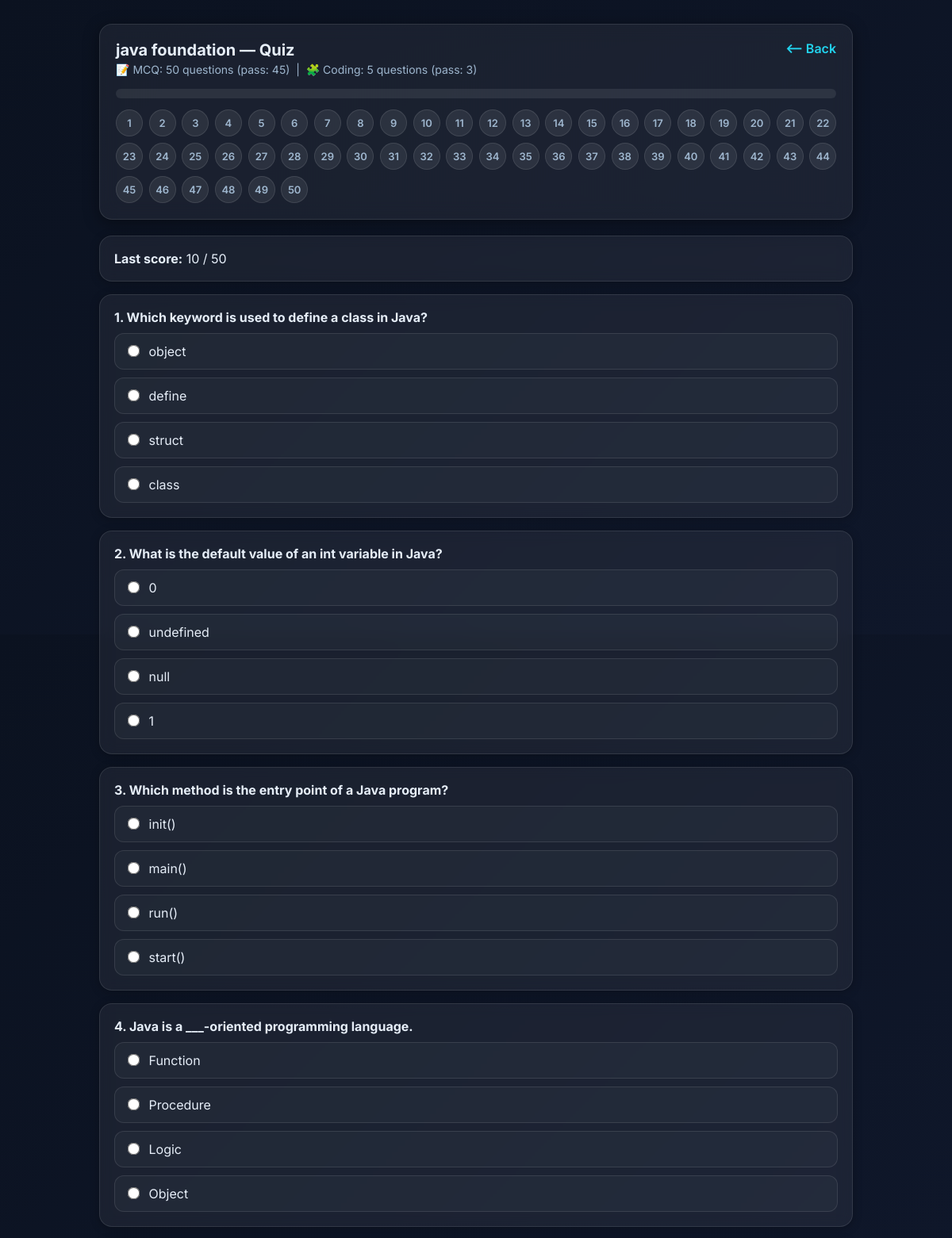
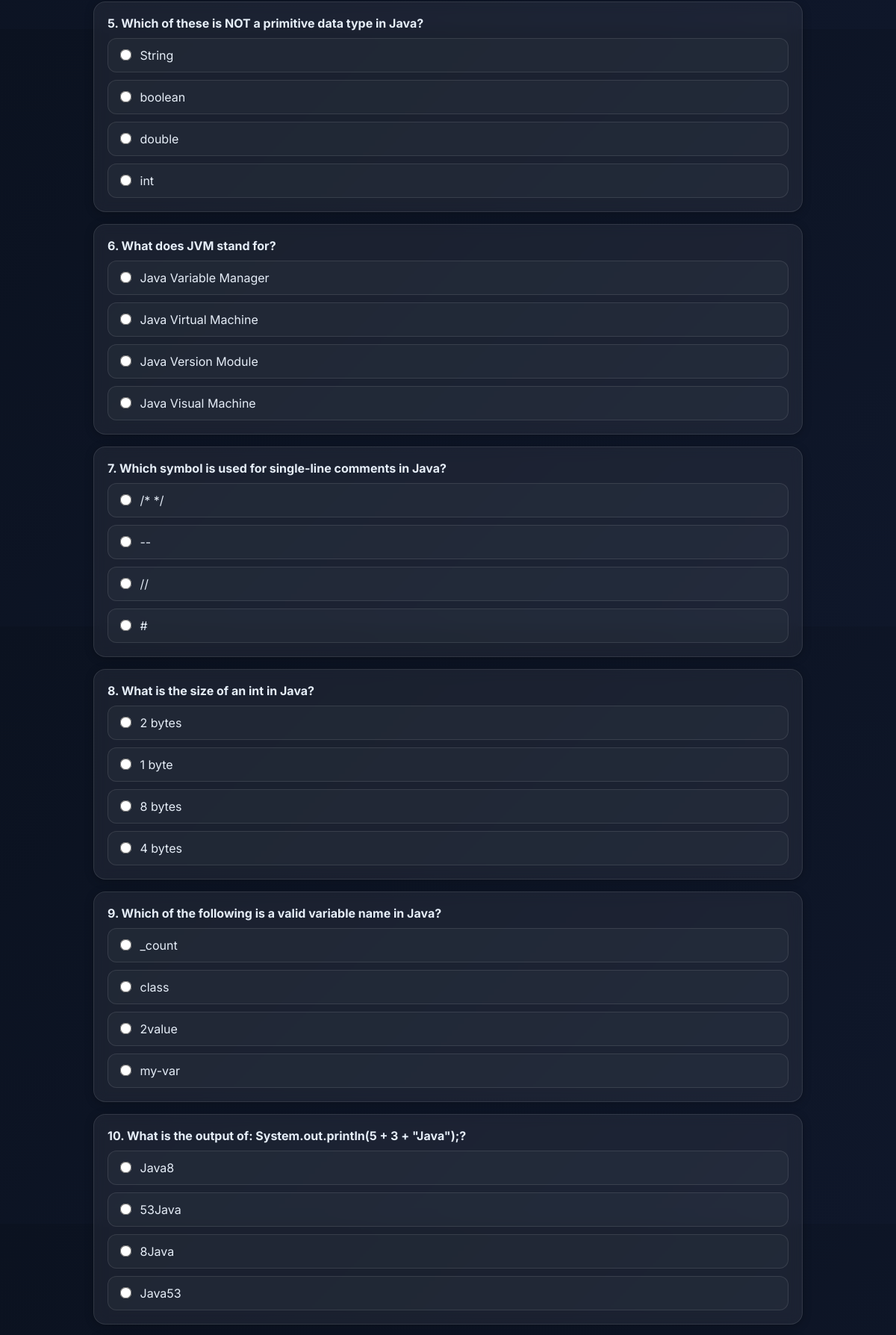
Page /quiz/1 (signed in, upper part) on the committed database (2 pictures, top to bottom).
### tables this page shows
CREATE TABLE courses(
        id integer primary key autoincrement,
        title text,
        description text,
        video_url text,
        category text,
        order_index integer default 0
    , pdf_file TEXT DEFAULT '');

CREATE TABLE questions(id integer primary key autoincrement,course_id integer,question text,option1 text,option2 text,option3 text,option4 text,answer integer, question_type TEXT DEFAULT 'mcq');

CREATE TABLE marks(id integer primary key autoincrement,user_id integer,course_id integer,score integer,created_at text, mcq_score INTEGER DEFAULT 0, coding_score INTEGER DEFAULT 0);

### app.py (the view)
@app.route("/quiz/<int:course_id>")
def quiz(course_id):
    u = current_user()
    if not u:
        return redirect(url_for("index"))
    conn = db()
    e = conn.execute("select * from enrollments where user_id=? and course_id=?", (u["id"],course_id)).fetchone()
    if not e:
        conn.close()
        return redirect(url_for("student_index"))
    qs = conn.execute("select * from questions where course_id=? order by id", (course_id,)).fetchall()
    course = conn.execute("select * from courses where id=?", (course_id,)).fetchone()
    last_mark = conn.execute("select * from marks where user_id=? and course_id=? order by id desc limit 1",(u["id"],course_id)).fetchone()
    coding_count = conn.execute("SELECT COUNT(*) FROM coding_problems WHERE course_id=?", (course_id,)).fetchone()[0]
    has_coding = coding_count > 0
    mcq_count = len(qs)
    conn.close()
    return render_template("quiz.html", user=u, course=course, questions=qs, last_mark=last_mark,
                           has_coding=has_coding, mcq_count=mcq_count, coding_count=coding_count)

### app.py (called while the page is built)
def db():
    conn = sqlite3.connect(DB_PATH)
    conn.row_factory = sqlite3.Row
    return conn

def current_user():
    if "user_id" in session:
        conn = db()
        u = conn.execute("select * from users where id=?", (session["user_id"],)).fetchone()
        conn.close()
        return u
    return None

### templates/quiz.html (shortened to what this page needs)
<!doctype html>
<html lang="en">
<head>
</head>
<body>
<div class="container">
  <div class="header">
    <div class="header-top">
      <div>
        <strong>{{ course.title }} — Quiz</strong>
        {% if has_coding %}
        <div class="small">📝 MCQ: {{ mcq_count }} questions (pass: 45) &nbsp;|&nbsp; 🧩 Coding: {{ coding_count }} questions (pass: 3)</div>
        {% elif course.category == 'Aptitude' %}
        <div class="small">45 questions expected to pass (out of 50)</div>
        {% else %}
        <div class="small">10 questions expected to pass (out of {{ questions|length }})</div>
        {% endif %}
      </div>
      <div>
        <a href="{{ url_for('student_index') }}" style="color:var(--accent);text-decoration:none;font-weight:600;">⟵ Back</a>
      </div>
    </div>
    <div class="progress-container">
    </div>
    <div class="navigator" id="navigator">
      {% for q in questions %}
      <div class="nav-item" id="nav-{{ q.id }}" onclick="document.getElementById('q-{{ q.id }}').scrollIntoView({behavior:'smooth'})">
        {{ loop.index }}
      </div>
      {% endfor %}
    </div>
  </div>
  {% if last_mark %}
  <div class="card"><strong>Last score:</strong> {{ last_mark.score }} / {{ questions|length }}</div>
  {% endif %}
  <form method="post" action="{{ url_for('submit_quiz', course_id=course.id) }}" id="quiz-form">
    {% for q in questions %}
    <div class="card q {% if q.question_type == 'coding' %}coding-q{% endif %}" id="q-{{ q.id }}">
      <div><strong>{{ loop.index }}. {{ q.question }}</strong></div>
      <label class="opt"><input type="radio" name="q_{{ q.id }}" value="1" required> {{ q.option1 }}</label>
      <label class="opt"><input type="radio" name="q_{{ q.id }}" value="2"> {{ q.option2 }}</label>
      <label class="opt"><input type="radio" name="q_{{ q.id }}" value="3"> {{ q.option3 }}</label>
      <label class="opt"><input type="radio" name="q_{{ q.id }}" value="4"> {{ q.option4 }}</label>
    </div>
    {% endfor %}
  </form>
</div>
</body>
</html>

### templates/quiz.html (style rules this page uses)
:root { --bg: #0b1220; --card: rgba(255,255,255,0.06); --border: rgba(255,255,255,0.1); --accent: #22d3ee; --accent2: #5b9cff; --text: #e6eef8; --muted: #9fb7cf; }
body { margin: 0; font-family: 'Inter', system-ui, sans-serif; background: linear-gradient(135deg, #0b1220, #0f172a); color: var(--text); min-height: 100vh; }
.container { max-width: 950px; margin: 0 auto; padding: 30px; }
.header { background: var(--card); border: 1px solid var(--border); border-radius: 16px; backdrop-filter: blur(12px); padding: 20px; margin-bottom: 20px; box-shadow: 0 4px 20px rgba(0,0,0,0.4); }
.header-top { display: flex; justify-content: space-between; align-items: flex-start; }
.header strong { font-size: 20px; font-weight: 700; }
.progress-container { margin-top: 16px; width: 100%; height: 12px; background: rgba(255,255,255,0.08); border-radius: 8px; overflow: hidden; }
.navigator { display: grid; grid-template-columns: repeat(auto-fill, minmax(32px, 1fr)); gap: 8px; margin-top: 14px; }
.nav-item { width: 32px; height: 32px; border-radius: 50%; background: rgba(255,255,255,0.08); color: var(--muted); display: flex; align-items: center; justify-content: center; font-size: 13px; font-weight: 600; border: 1px solid var(--border); transition: all 0.25s ease; cursor: pointer; }
.card { background: var(--card); border: 1px solid var(--border); padding: 18px; border-radius: 16px; margin-top: 16px; backdrop-filter: blur(8px); box-shadow: 0 2px 12px rgba(0,0,0,0.25); transition: transform 0.25s ease, box-shadow 0.25s ease; scroll-margin-top: 120px; }
.q strong { font-size: 16px; }
.opt { background: rgba(255,255,255,0.03); padding: 12px; border-radius: 12px; border: 1px solid var(--border); margin-top: 10px; transition: all 0.2s ease; cursor: pointer; display: block; }
.opt input[type="radio"] { accent-color: var(--accent); transform: scale(1.2); margin-right: 8px; }
.small { color: var(--muted); font-size: 14px; margin-top: 4px; }

### rows in the picture
courses: title "java foundation"
questions: question "Which keyword is used to define a class in Java?", option1 "object", option2 "define", option3 "struct", option4 "class"
questions: question "What is the default value of an int variable in Java?", option1 "0", option2 "undefined", option3 "null", option4 "1"
questions: question "Which method is the entry point of a Java program?", option1 "init()", option2 "main()", option3 "run()", option4 "start()"
questions: question "Java is a ___-oriented programming language.", option1 "Function", option2 "Procedure", option3 "Logic", option4 "Object"
questions: question "Which of these is NOT a primitive data type in Java?", option1 "String", option2 "boolean", option3 "double", option4 "int"
questions: question "What does JVM stand for?", option1 "Java Variable Manager", option2 "Java Virtual Machine", option3 "Java Version Module", option4 "Java Visual Machine"
questions: question "Which symbol is used for single-line comments in Java?", option1 "/* */", option2 "--", option3 "//", option4 "#"
questions: question "What is the size of an int in Java?", option1 "2 bytes", option2 "1 byte", option3 "8 bytes", option4 "4 bytes"
questions: question "Which of the following is a valid variable name in Java?", option1 "_count", option2 "class", option3 "2value", option4 "my-var"
questions: question "What is the output of: System.out.println(5 + 3 + \"Java\");?", option1 "Java8", option2 "53Java", option3 "8Java", option4 "Java53"
marks: score "10"

### other values in the picture
{{ mcq_count }} "50"
{{ coding_count }} "5"
{{ questions|length }} "50"
